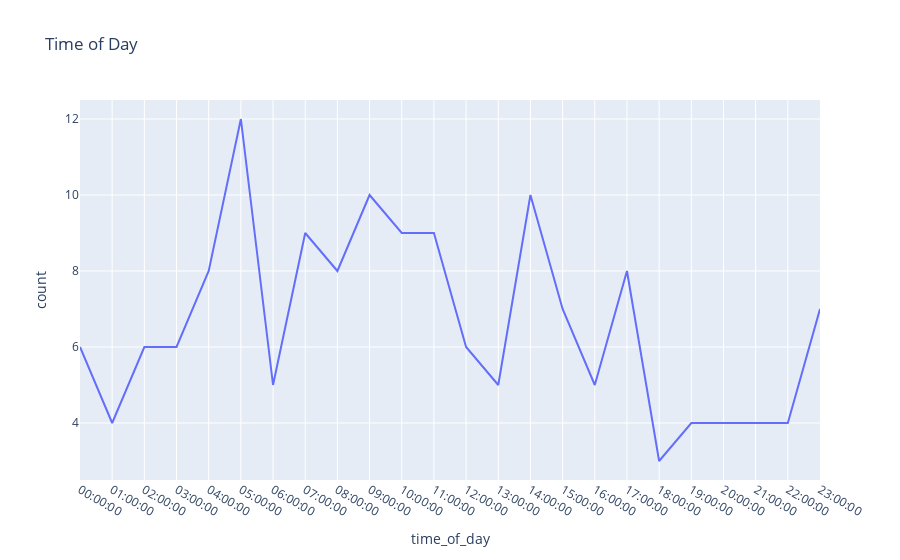

Notebook source saved alongside this figure:
### Code cell
#plot the time of day column as a time series
fig = px.line(spam_time, x = 'time_of_day', y = 'count', title = 'Time of Day')
fig.show()

### Figure 1 — Plotly figure (JSON) as saved in the notebook; plotly's stock layout.template omitted (floating-point values rounded to 4 significant figures)
{"data": [{"hovertemplate": "time_of_day=%{x}<br>count=%{y}<extra></extra>", "legendgroup": "", "line": {"color": "#636efa", "dash": "solid"}, "marker": {"symbol": "circle"}, "mode": "lines", "name": "", "orientation": "v", "showlegend": false, "type": "scatter", "x": ["00:00:00", "01:00:00", "02:00:00", "03:00:00", "04:00:00", "05:00:00", "06:00:00", "07:00:00", "08:00:00", "09:00:00", "10:00:00", "11:00:00", "12:00:00", "13:00:00", "14:00:00", "15:00:00", "16:00:00", "17:00:00", "18:00:00", "19:00:00", "20:00:00", "21:00:00", "22:00:00", "23:00:00"], "xaxis": "x", "y": [6, 4, 6, 6, 8, 12, 5, 9, 8, 10, 9, 9, 6, 5, 10, 7, 5, 8, 3, 4, 4, 4, 4, 7], "yaxis": "y"}], "layout": {"legend": {"tracegroupgap": 0}, "title": {"text": "Time of Day"}, "xaxis": {"anchor": "y", "domain": [0, 1], "title": {"text": "time_of_day"}}, "yaxis": {"anchor": "x", "domain": [0, 1], "title": {"text": "count"}}}}
